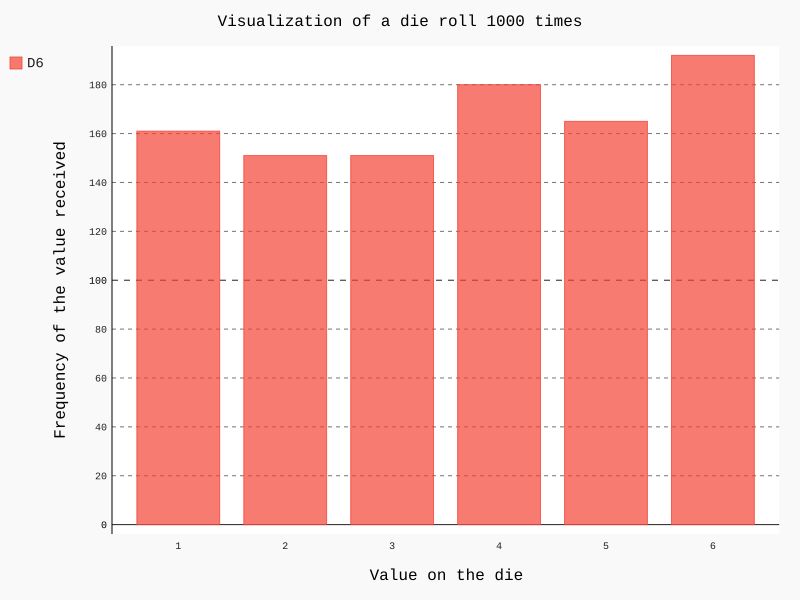

The script that drew this image:
import pygal

from die import Die

die = Die()

results = []

for roll_num in range(1000):
    roll_num = die.roll()
    results.append(roll_num)

frequencies = []
for value in range(1, die.num_sides+1):
    frequency = results.count(value)
    frequencies.append(frequency)

# Results visualization
hist = pygal.Bar()
hist.force_uri_protocol = 'http'

hist.title = "Visualization of a die roll 1000 times"
hist.x_labels = [1, 2, 3, 4, 5, 6]
hist.x_title = "Value on the die"
hist.y_title = "Frequency of the value received"

hist.add('D6', frequencies)
hist.render_to_file('die_simulation/die_visual.svg')
